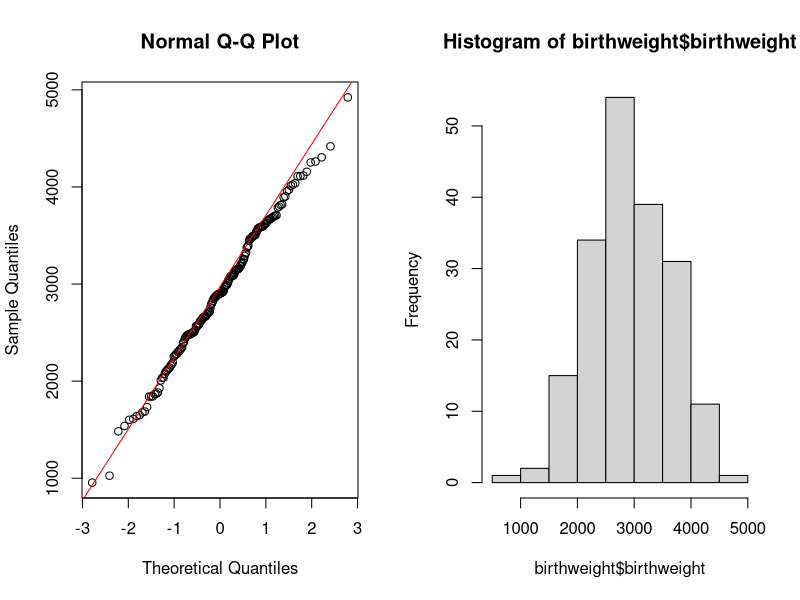

Write the R code that produced this figure.
setwd('/Users/katringrunert/Projects/Uni/sso/exercises/01_assignment')

# Exercise 1.1.a
birthweight = read.table("birthweight.txt",header=TRUE)

birthweight_mean = mean(birthweight$birthweight)
print(birthweight_mean)

test_result = shapiro.test(birthweight$birthweight)
if(test_result$p.value > 0.05) {
  print('According to the Shapiro Wilk Test, the hypothesis that the data is normally distributed is not rejected.')
}

par(mfrow=c(1,2))
qqnorm(birthweight$birthweight)
qqline(birthweight$birthweight, col = "red")
hist(birthweight$birthweight)

# Exercise 1.1.b
n = nrow(birthweight); mu = birthweight_mean; s = sd(birthweight$birthweight)
error_margin = qt(0.90,df=n-1)*s/sqrt(n)

low = mu - error_margin 
up = mu + error_margin
# Confidence Interval of [2812.939, 3013.646] # CI 0.975
# Confidence Interval of [2847.868, 2978.717] # CI 0.90

# Exercise 1.1.c
t.test(birthweight$birthweight, mu = 2800, alternative = "greater")

# Exercise 1.1.d
# it is one-sided, because we were only interested whether 
# the birthweight mean is bigger than 2800 or not